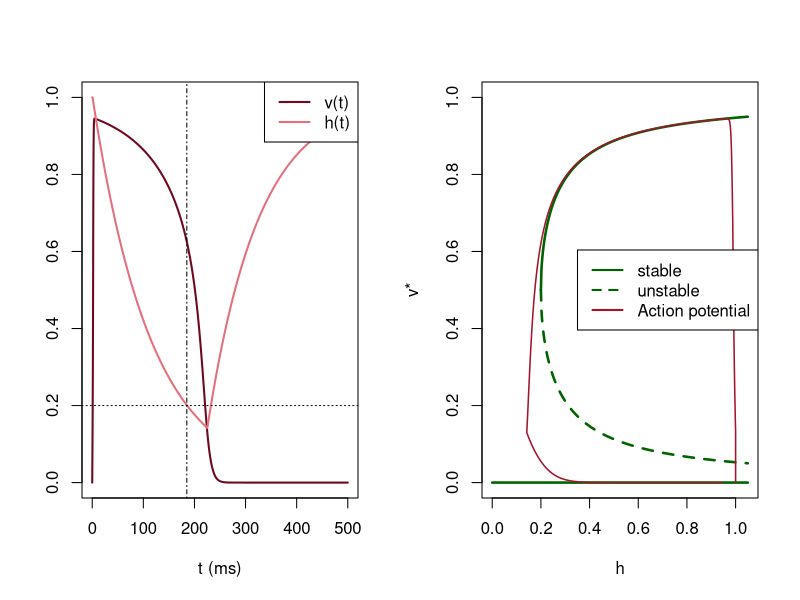

The R script that drew this image:
# Fig. 3.24: Action potential of the Mitchell-Schaeffer model (book, Section 3.5, Eq. 3.29 and 3.30)
# stimulus at t = 0; left v(t) and h(t), right steady states of v as a function of h and the path of the action potential
# (c) 2026 Philipp Kügler · Program for the book "Dynamical Systems in the Life Sciences" · MIT License (see LICENSE)
tin <- 0.3; tout <- 6; topen <- 100; tclose <- 115; vgate <- 0.13   # parameters in ms
hc <- 4 * tin / tout

simuliere <- function(T, reize, J = 0.2, dauer = 2, dt = 0.01, h_fest = FALSE) {
  # Euler's method for the Mitchell-Schaeffer model; stimulus current J for 'dauer' ms from each time in 'reize'
  N <- round(T / dt); t <- dt * (0:N)
  Jt <- numeric(N + 1)
  for (s in reize) Jt[t >= s - 1e-9 & t < s + dauer - 1e-9] <- J
  v <- numeric(N + 1); h <- rep(1, N + 1)
  for (n in 1:N) {
    dv <- h[n] * v[n]^2 * (1 - v[n]) / tin - v[n] / tout + Jt[n]
    dh <- if (h_fest) 0 else if (v[n] < vgate) (1 - h[n]) / topen else -h[n] / tclose
    v[n + 1] <- v[n] + dt * dv; h[n + 1] <- h[n] + dt * dh
  }
  list(t = t, v = v, h = h)
}
durchgaenge <- function(t, v, schwelle = 0.1) t[which(diff(sign(v - schwelle)) != 0)]   # start and end of the action potentials

x <- simuliere(500, 0)
d <- durchgaenge(x$t, x$v); apd <- d[2] - d[1]
tf <- tclose * log(1 / hc)
cat(sprintf("APD = %.1f ms,  h = h_c after tclose ln(1/h_c) = %.1f ms\n", apd, tf))
par(mfrow = c(1, 2))
plot(x$t, x$v, type = "l", col = rgb(0.43, 0.04, 0.12), lwd = 2, ylim = c(0, 1), xlab = "t (ms)", ylab = "")
lines(x$t, x$h, col = rgb(0.89, 0.44, 0.49), lwd = 2)
abline(h = hc, lty = 3); abline(v = tf, lty = 4)
legend("topright", legend = c("v(t)", "h(t)"), col = c(rgb(0.43, 0.04, 0.12), rgb(0.89, 0.44, 0.49)), lwd = 2)
gruen <- rgb(0, 0.39, 0)
H <- seq(hc, 1.05, length.out = 400); W <- sqrt(1 - hc / H)
plot(H, (1 + W) / 2, type = "l", col = gruen, lwd = 2.5, xlim = c(0, 1.05), ylim = c(0, 1), xlab = "h", ylab = "v*")
lines(H, (1 - W) / 2, lty = 2, col = gruen, lwd = 2.5); lines(c(0, 1.05), c(0, 0), col = gruen, lwd = 2.5)
lines(x$h, x$v, col = rgb(0.64, 0.08, 0.18), lwd = 1.5)
legend("right", legend = c("stable", "unstable", "Action potential"), col = c(gruen, gruen, rgb(0.64, 0.08, 0.18)), lty = c(1, 2, 1), lwd = 2)
